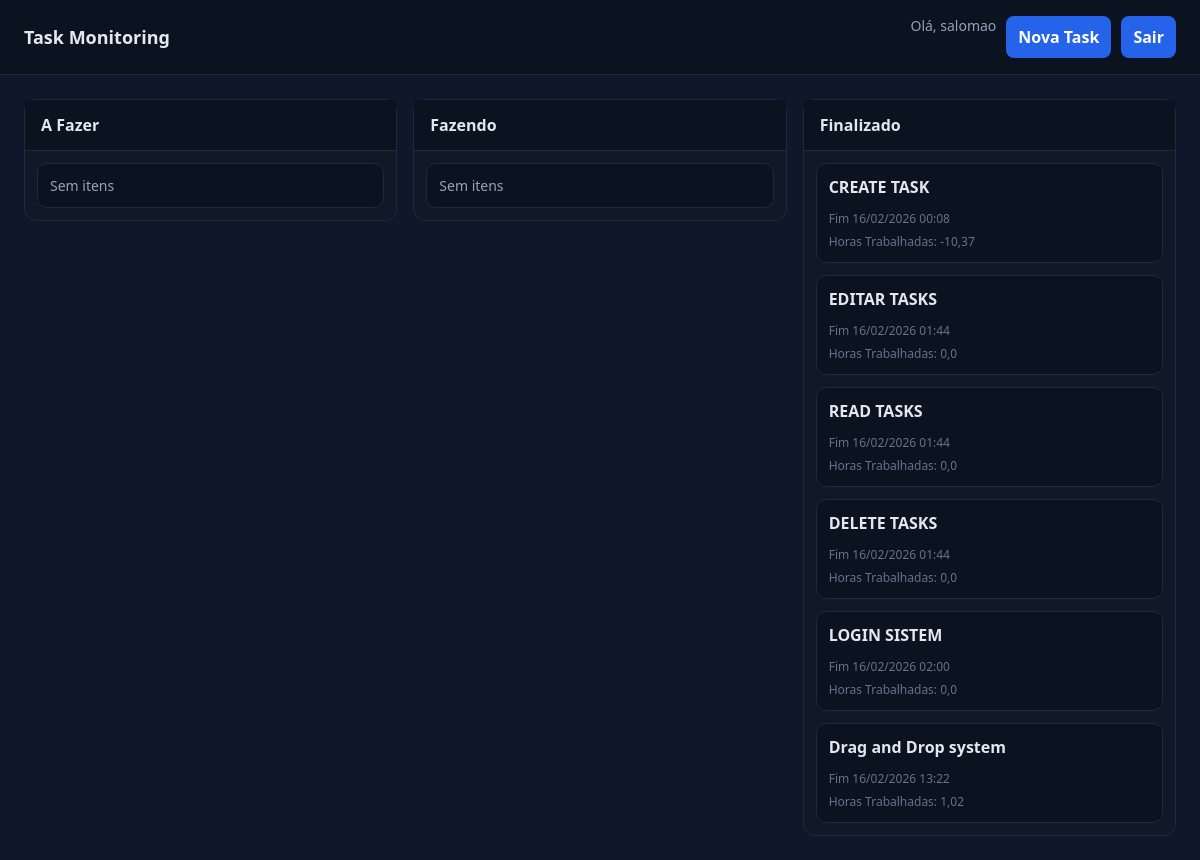
Page /kanban/ (signed in) on the earlier database version.
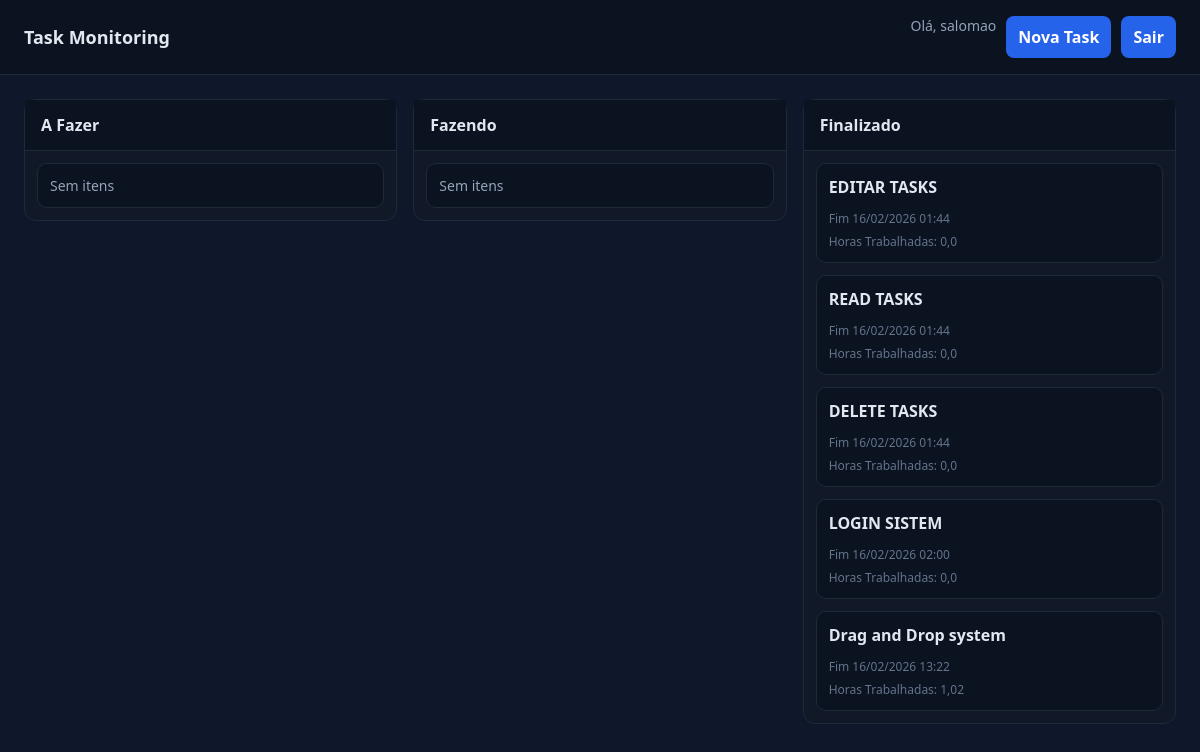
Same page on the later database version.
### tasks/models.py (models this page shows, shortened)
class Task(models.Model): # models.Model indicia a classe base que sabe salvar algo no banco de dados. Sem isso é só python normal.
    STATUS_CHOICES = [
        ('todo', 'A Fazer'),
        ('doing', 'Fazendo'),
        ('done', 'Finalizado'),
    ]
    title = models.CharField(max_length=200) # Criando coluna de titulo com maximo de 200 caracteres.and
    description = models.TextField(null=True, blank=True) # Criando coluna de descricao que armazena texto longo
    user = models.ForeignKey(User, on_delete=models.CASCADE) # Criando relacao para indicar que a task pertence a um usuario. onDelete diz que caso o user seja deletado as tarefas dele tambem sejam.
    status = models.CharField(
        max_length=10,
        choices=STATUS_CHOICES,
        default='todo'
    )
    email = models.EmailField(max_length=200, null=True) # Criando coluna de email com maximo de 200 caracteres.
    start_time = models.DateTimeField(null=True, blank=True) # Criando coluna de data e hora de inicio onde o banco e o formulario aceitam nulo/vazio.
    end_time = models.DateTimeField(null=True, blank=True) # mesmo conceito de start_time.
    created_at = models.DateTimeField(auto_now_add=True) # Criando coluna de data e hora que o django automaticamente salva quando a task é criada.
    worked_hours = models.FloatField(null=True, blank=True, default=0.0) # Criando coluna de horas trabalhadas que armazena a hora em float.
    def worked_hours(self):
        if self.start_time and self.end_time:
            duration = self.end_time - self.start_time
            return round(duration.total_seconds() / 3600, 2) # retornando as horas trabalhadas arredondadas para 2 casas decimais.
        return 0.0

### tasks/views.py (the view)
# urls.py: path('kanban/', views.kanban, name='kanban'),
@login_required
def kanban(request): # criando funcao kanban que envia uma requisicao com o usuario logado.
    tasks = Task.objects.filter(user=request.user) # Filtrando no banco para que cada usuario veja somente suas tasks.
    context = { # criando um dicionario HTML para filtrar as tasks por status
        'todo': tasks.filter(status='todo'),
        'doing': tasks.filter(status='doing'),
        'done': tasks.filter(status='done'),
    }
    return render(request, 'task/kanban.html', context) # carrega o template, injeta os dados, gera html e envia a resposta http.

### templates/task/kanban.html (shortened to what the changed rows need)
{% load static %}
<!DOCTYPE html>
<html lang="pt-br">
<head>
    <link rel="stylesheet" href="{% static 'css/kanban.css' %}?v=1">
</head>
<body>
    <header class="bar">
        <h1>Task Monitoring</h1>
    </header>
    <main class="wrap">
        <section class="col">
            <h2>A Fazer</h2>
        </section>
        <section class="col">
            <h2>Fazendo</h2>
        </section>
        <section class="col">
            <h2>Finalizado</h2>
            <div class="list" data-status="done">
                {% for task in done %}
                    <article class="card clickable"
                        onclick="openUpdateTask(this)"
                        data-id="{{ task.id }}"
                        data-title="{{ task.title|escape }}"
                        data-description="{{ task.description|escape }}"
                        data-status="{{ task.status }}"
                        data-start-time="{{ task.start_time|date:'Y-m-d\\TH:i' }}"
                        data-end-time="{{ task.end_time|date:'Y-m-d\\TH:i' }}"
                        data-update-url="/kanban/updateTask/{{ task.id }}/"
                        draggable="true">
                        <div class="title">{{ task.title }}</div>
                        <div class="meta">Fim {{ task.end_time|date:"d/m/Y H:i" }}</div>
                        <div class="meta">Horas Trabalhadas: {{ task.worked_hours }}</div>
                    </article>
                {% empty %}
                    <article class="card"><div class="desc">Sem itens</div></article>
                {% endfor %}
            </div>
        </section>
    </main>
</body>
</html>

Differences in the rows shown:
removed Task: title "CREATE TASK", end_time "16/02/2026 00:08", worked_hours "-10,37"
